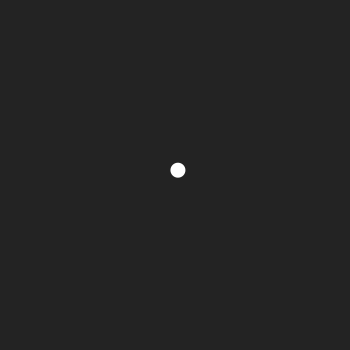
Frame 1 (no input)
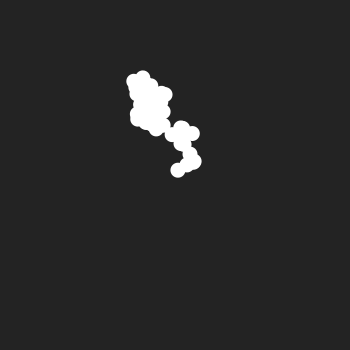
Frame 60 (the mouse pressed at the canvas centre just before this capture)
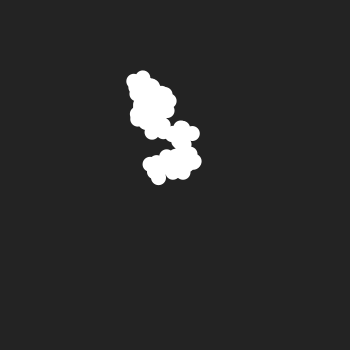
Frame 120 (the mouse held since frame 60 and released just before this capture)

The Processing sketch that drew these frames (run headless with seeded random() and noise(); from frame 60 on, the mouse is pressed at the canvas centre):

// Processing sketch: exercise_2
// ── exercise_2.pde
RandomWalker walker; 

void setup() {
  size(350, 350); 
  background(35);
  walker = new RandomWalker(width / 2, height / 2); 
}

void draw() {
  walker.step();
  walker.render();
}

// ── RandomWalker.pde
class RandomWalker {
  PVector location;
  PVector velocity; 
  
  RandomWalker(int x, int y) {
    location = new PVector(x, y);
    velocity = new PVector(random(-10, 10), random(-10, 10));
  }
  
  void step() {
    location.add(velocity);
    velocity.x = random(-10, 10);
    velocity.y = random(-10, 10);
  }
  
  void render() {
    fill(255); 
    noStroke(); 
    circle(location.x, location.y, 15); 
  }
}
